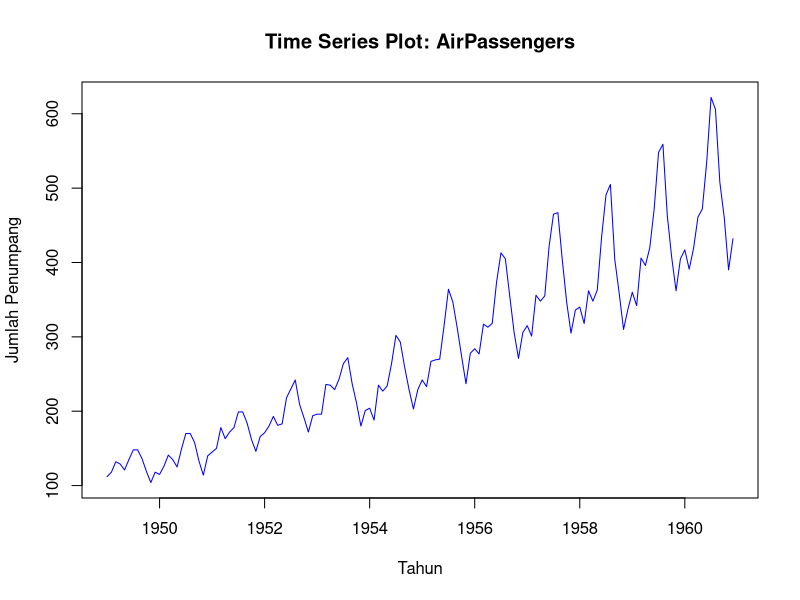

Reproduce this figure in R.
## ---- chunk 1
data(AirPassengers)
ts_data <- AirPassengers

ts_data
## ---- chunk 2
plot(ts_data,
     main = "Time Series Plot: AirPassengers",
     col  = "blue",
     ylab = "Jumlah Penumpang",
     xlab = "Tahun")
